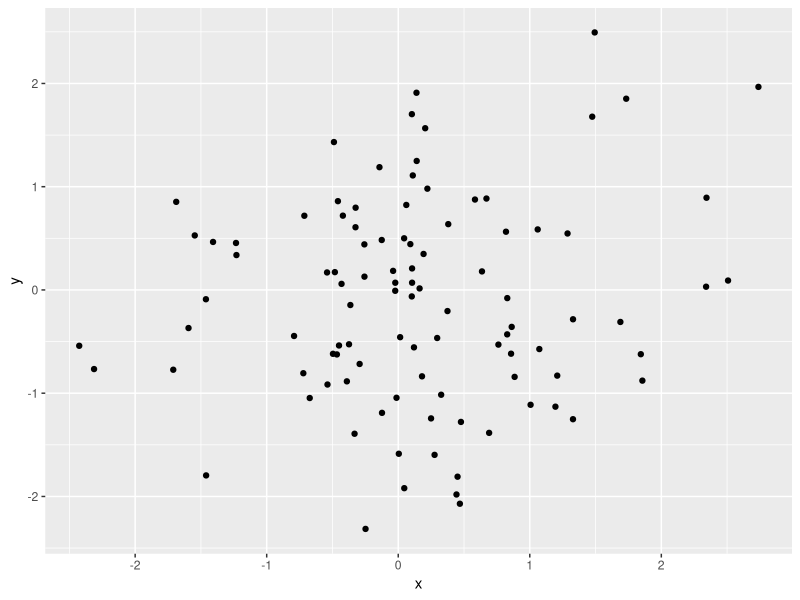
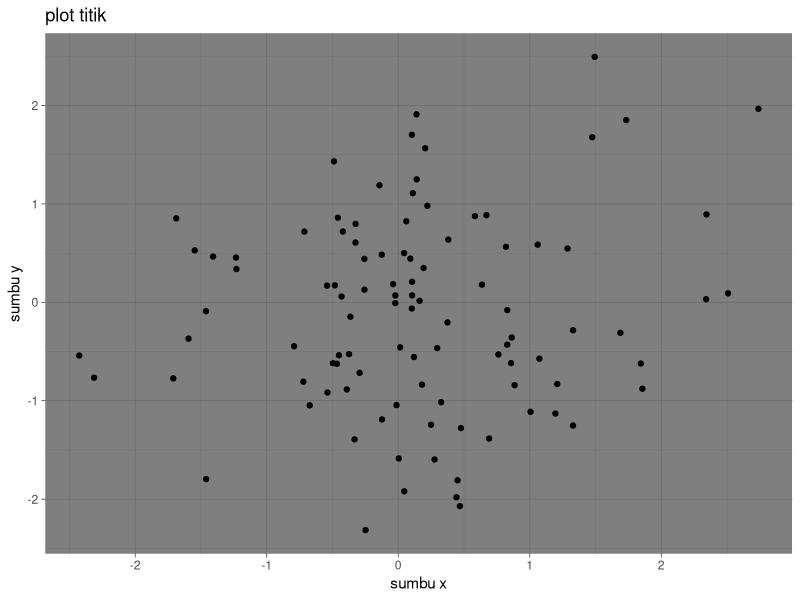
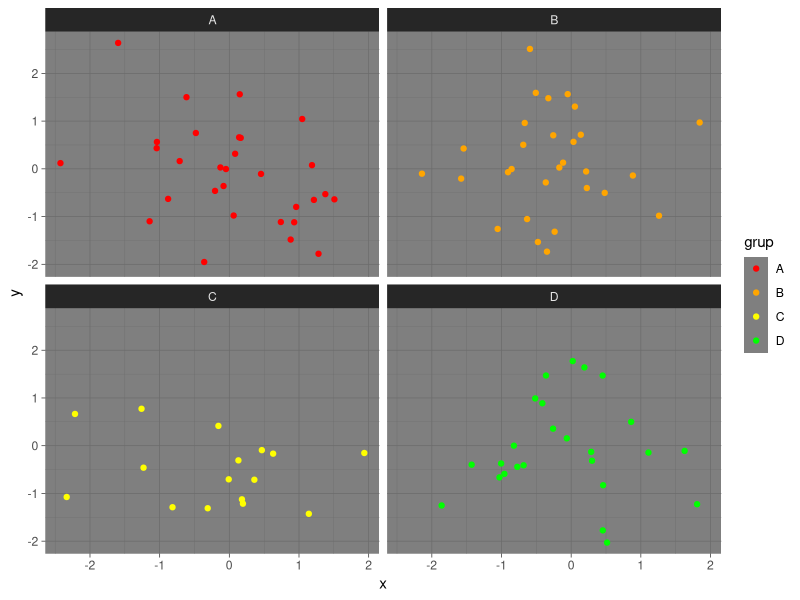
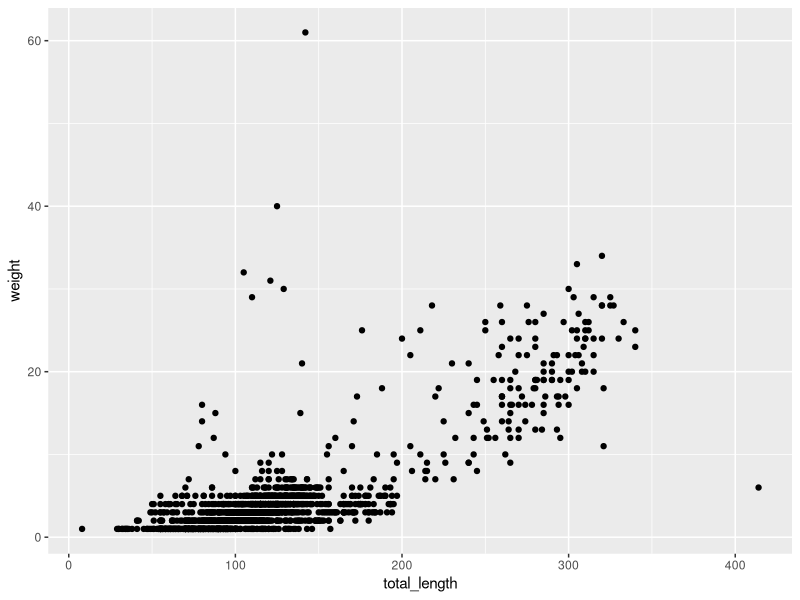

Source code (R) for these figures, in order: (Note: this script raises an error after producing the figures.)
## ---- chunk 1
knitr::opts_chunk$set(echo = TRUE)
## ---- chunk 2
library(ggplot2)

data <- data.frame(x = rnorm(100),y = rnorm(100))

ggplot(data,aes(x = x,y = y)) +
  geom_point()
## ---- chunk 3
ggplot(data,aes(x = x,y = y)) +
  geom_point() +
  labs(title = "plot titik",x = "sumbu x",y = "sumbu y") +
  theme_dark()
## ---- chunk 4
data <- data.frame(x = rnorm(100),y = rnorm(100),grup = sample(c("A","B","C","D"),100,replace = TRUE))

ggplot(data,aes(x = x,y = y,colour = grup)) +
  geom_point() +
  facet_wrap(~ grup) +
  scale_color_manual(values = c("A" = "red", "B" = "orange","C" = "yellow", "D" = "green")) +
  theme_dark()
## ---- chunk 5
library(readr)
lizard <- read.csv("lizards.csv")
View(lizard)

## ---- chunk 6
library(ggplot2)
ggplot(lizard, aes(x = total_length,y = weight)) +
  geom_point()
  labs(title = "plot titik",x = "total_length",y = "weight") +
    theme_light
## ---- chunk 7
library(ggplot2)
ggplot(lizard, aes(x = total_length,y = weight)) +
  geom_point()
  labs(title = "plot titik",x = "total_length",y = "weight") +
    theme_light()
## ---- chunk 8
library(ggplot2)
ggplot(lizard, aes(x = total_length,y = common_name)) +
  geom_jitter() +
  labs (title="plot titik-titik lizard",x="total_length",y="common_name")
## ---- chunk 9
library(ggplot2)
ggplot(lizard, aes(x = total_length)) +
  geom_histogram() +
  theme_linedraw()
## ---- chunk 10
library(ggplot2)
ggplot(lizard, aes(y = common_name)) +
  geom_bar()
## ---- chunk 11
library(ggplot2)
ggplot(lizard, aes(x = weight)) +
  geom_histogram(color = "blue",fill = "orange", size = 2, shape = 16,linetype = "dotted") +
theme_linedraw()
labs(title = "dinding lizards",x = "weight",y = "count")
## ---- chunk 12
library(ggplot2)
ggplot(lizard, aes(x = total_length,y = weight)) +
  geom_point(color = "orange",shape = "+",size = 4)
  labs(title = "plot titik",x = "total_length",y = "weight") +
    theme_light()
## ---- chunk 13
library(ggplot2)
ggplot(lizard, aes(x = total_length,y = weight)) +
  geom_point(aes(color = common_name,shape = "+",size = total_length)) +
labs(title = "plot titik",x = "total length",y = "weight") +
  theme_classic()
